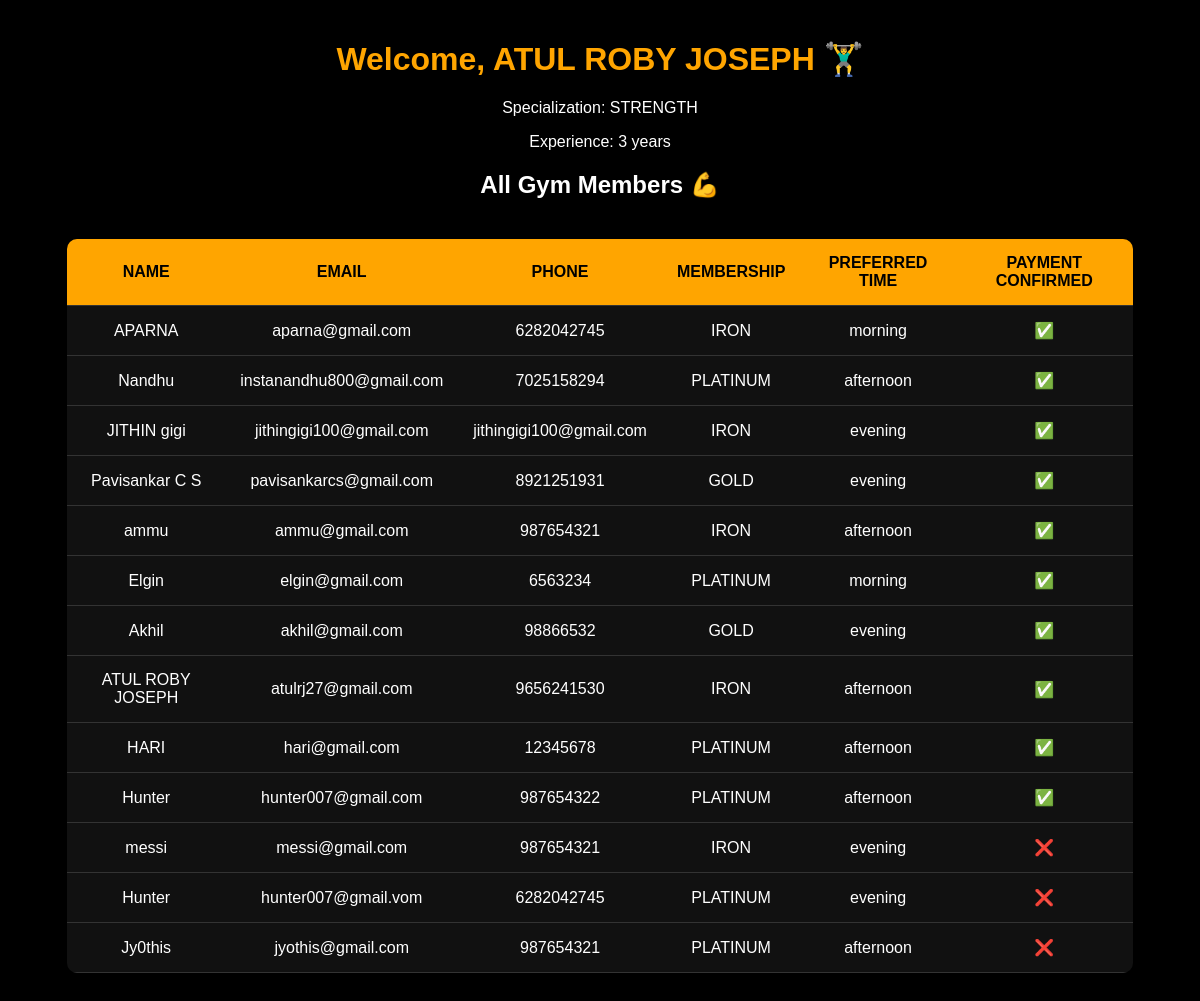
Page /trainer/dashboard/4/ on the committed database.
### base/models.py (models this page shows, shortened)
class Trainer(models.Model):
    name = models.CharField(max_length=100)
    email = models.EmailField(unique=True)
    password = models.CharField(max_length=100)
    specialization = models.CharField(max_length=100, blank=True, null=True)
    phone = models.CharField(max_length=15, blank=True, null=True)
    experience = models.IntegerField(default=0, help_text="Years of experience")
    is_approved = models.BooleanField(default=False, help_text="Approved by admin?")

class Member(models.Model):
    MEMBERSHIP_CHOICES = [
        ('IRON', 'IRON'),
        ('PLATINUM', 'PLATINUM'),
        ('GOLD', 'GOLD'),
    ]
    TIME_CHOICES = [
        ('morning', 'Morning'),
        ('afternoon', 'Afternoon'),
        ('evening', 'Evening'),
    ]
    name = models.CharField(max_length=100)
    email = models.EmailField(unique=True)
    phone = models.CharField(max_length=15)
    password = models.CharField(max_length=128)
    membership = models.CharField(max_length=10, choices=MEMBERSHIP_CHOICES)
    preferred_time = models.CharField(max_length=10, choices=TIME_CHOICES)
    profile_pic = models.ImageField(upload_to='profiles/', blank=True, null=True)
    start_date = models.DateField(blank=True, null=True)
    payment_confirmed = models.BooleanField(default=False)
    admin_approved = models.BooleanField(default=False)

### base/views.py (the view)
# urls.py: path('trainer/dashboard/<int:trainer_id>/', views.trainer_dashboard, name='trainer_dashboard'),
def trainer_dashboard(request, trainer_id):
    trainer = Trainer.objects.get(id=trainer_id)
    members = Member.objects.all().order_by('-start_date')
    return render(request, 'trainer_dashboard.html', {
        'trainer': trainer,
        'members': members
    })

### base/templates/trainer_dashboard.html (shortened to what this page needs)
<!DOCTYPE html>
<html>
<head>
</head>
<body>
  <h1>Welcome, {{ trainer.name }} 🏋️‍♂️</h1>
  <p>Specialization: {{ trainer.specialization }}</p>
  <p>Experience: {{ trainer.experience }} years</p>
  <h2>All Gym Members 💪</h2>
  <table>
    <tr>
      <th>Name</th>
      <th>Email</th>
      <th>Phone</th>
      <th>Membership</th>
      <th>Preferred Time</th>
      <th>Payment Confirmed</th>
    </tr>
    {% for member in members %}
    <tr>
      <td>{{ member.name }}</td>
      <td>{{ member.email }}</td>
      <td>{{ member.phone }}</td>
      <td>{{ member.membership }}</td>
      <td>{{ member.preferred_time }}</td>
      <td>{% if member.payment_confirmed %}✅{% else %}❌{% endif %}</td>
    </tr>
    {% empty %}
    <tr><td colspan="6">No members found.</td></tr>
    {% endfor %}
  </table>
</body>
</html>

### base/templates/trainer_dashboard.html (style rules this page uses)
body { background-color: #000; color: #fff; font-family: Arial; text-align: center; }
h1 { color: orange; margin-top: 40px; }
table { width: 90%; margin: 40px auto; border-collapse: collapse; background-color: #111; border-radius: 10px; overflow: hidden; }
th, td { padding: 15px; border-bottom: 1px solid #333; }
th { background-color: orange; color: black; text-transform: uppercase; }

### rows in the picture
Trainer: name "ATUL ROBY JOSEPH", specialization "STRENGTH", experience "3"
Member: name "APARNA", email "aparna@gmail.com", phone "6282042745", membership "IRON", preferred_time "morning"
Member: name "Nandhu", email "instanandhu800@gmail.com", phone "7025158294", membership "PLATINUM", preferred_time "afternoon"
Member: name "JITHIN gigi", email "jithingigi100@gmail.com", phone "jithingigi100@gmail.com", membership "IRON", preferred_time "evening"
Member: name "Pavisankar C S", email "pavisankarcs@gmail.com", phone "8921251931", membership "GOLD", preferred_time "evening"
Member: name "ammu", email "ammu@gmail.com", phone "987654321", membership "IRON", preferred_time "afternoon"
Member: name "Elgin", email "elgin@gmail.com", phone "6563234", membership "PLATINUM", preferred_time "morning"
Member: name "Akhil", email "akhil@gmail.com", phone "98866532", membership "GOLD", preferred_time "evening"
Member: name "ATUL ROBY JOSEPH", email "atulrj27@gmail.com", phone "9656241530", membership "IRON", preferred_time "afternoon"
Member: name "HARI", email "hari@gmail.com", phone "12345678", membership "PLATINUM", preferred_time "afternoon"
Member: name "Hunter", email "hunter007@gmail.com", phone "987654322", membership "PLATINUM", preferred_time "afternoon"
Member: name "messi", email "messi@gmail.com", phone "987654321", membership "IRON", preferred_time "evening"
Member: name "Hunter", email "hunter007@gmail.vom", phone "6282042745", membership "PLATINUM", preferred_time "evening"
Member: name "Jy0this", email "jyothis@gmail.com", phone "987654321", membership "PLATINUM", preferred_time "afternoon"
